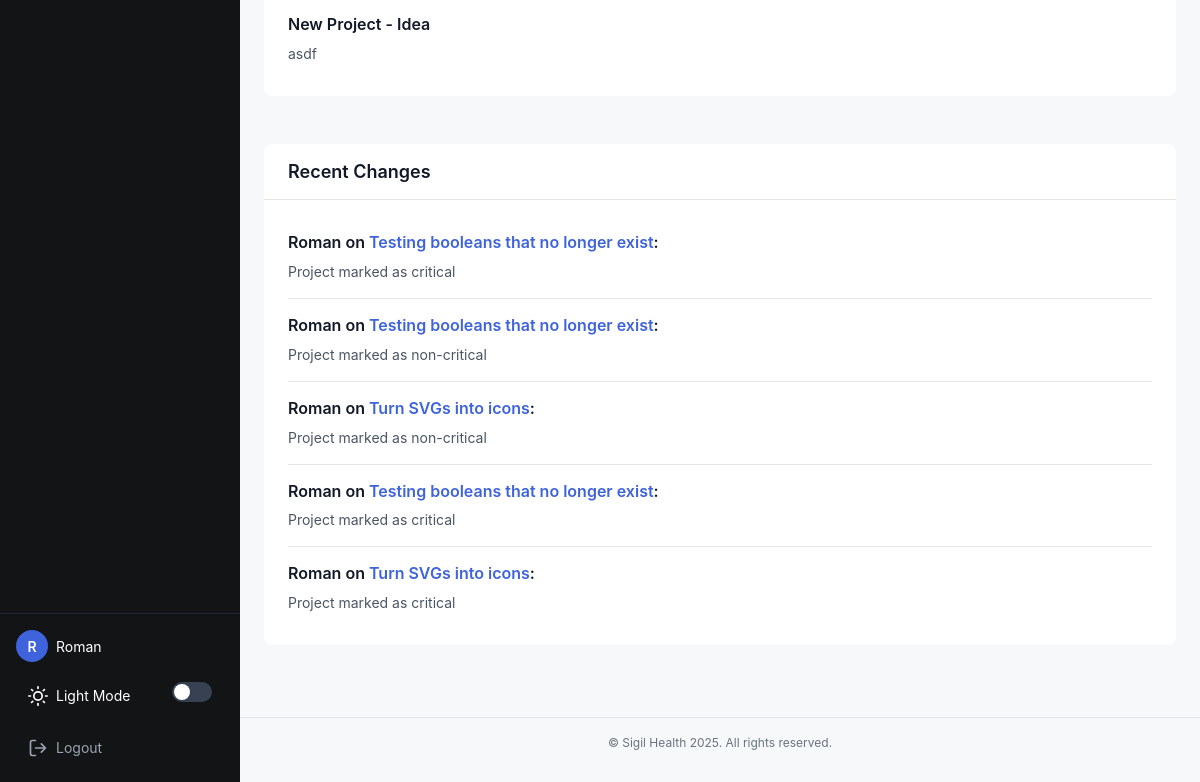
Before: /index (signed in, lower part) with the older database file.
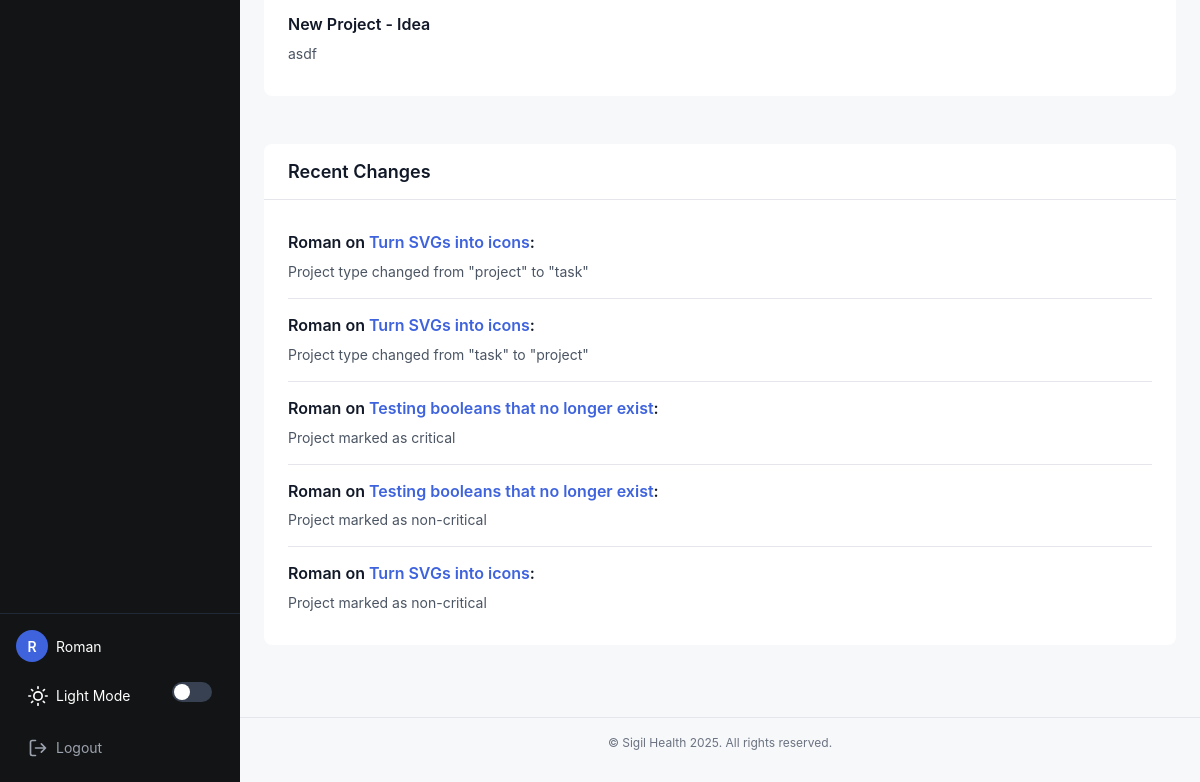
After: the same page with the newer database file.
### app/models.py (models this page shows, shortened)
class User(UserMixin, db.Model):
    id: so.Mapped[int] = so.mapped_column(primary_key=True)
    username: so.Mapped[str] = so.mapped_column(sa.String(64), index=True, unique=True)
    email: so.Mapped[str] = so.mapped_column(sa.String(120), index=True, unique=True)
    password_hash: so.Mapped[Optional[str]] = so.mapped_column(sa.String(256))
    posts: so.WriteOnlyMapped['Post'] = so.relationship(back_populates='author')

class Project(db.Model):
    __tablename__ = "project"
    id: so.Mapped[int] = so.mapped_column(primary_key=True)
    name: so.Mapped[str] = so.mapped_column(sa.TEXT())
    created: so.Mapped[datetime] = so.mapped_column(index=True, default=lambda: datetime.now(timezone.utc))
    dri: so.Mapped[str] = so.mapped_column(sa.TEXT())
    team: so.Mapped[str] = so.mapped_column(sa.TEXT())
    context: so.Mapped[str] = so.mapped_column(sa.TEXT())
    why: so.Mapped[str] = so.mapped_column(sa.TEXT())
    requirements: so.Mapped[str] = so.mapped_column(sa.TEXT())
    launch: so.Mapped[str] = so.mapped_column(sa.TEXT())
    location: so.Mapped[str] = so.mapped_column(sa.TEXT(),  nullable=True, default="discussion")
    type: so.Mapped[str] = so.mapped_column(sa.TEXT(), nullable=True)
    status: so.Mapped[str] = so.mapped_column(sa.TEXT(), nullable=True, default="Active")
    objective_id = db.Column(db.Integer, db.ForeignKey('goal.id'), nullable=True)
    objective = db.relationship('Goal', backref=db.backref('projects', lazy='dynamic'))

class Changelog(db.Model):
    __tablename__ = 'changelogs'
    id = db.Column(db.Integer, primary_key=True)
    timestamp = db.Column(db.DateTime, default=datetime.utcnow, index=True)
    change_type = db.Column(db.String(50), nullable=False)  # 'create', 'edit', 'sprint_assignment', etc.
    content = db.Column(db.Text, nullable=False)  # Description of what changed
    project_id = db.Column(db.Integer, db.ForeignKey('project.id'), nullable=False)
    user_id = db.Column(db.Integer, db.ForeignKey('user.id'), nullable=False)
    project = db.relationship('Project', backref=db.backref('changelogs', lazy='dynamic', cascade='all, delete-orphan'))
    user = db.relationship('User', backref=db.backref('changelogs', lazy='dynamic'))

### app/routes.py (the view)
@app.route('/')
@app.route('/index')
@login_required # If you want to toggle someone forced to log in to see roadmap, you can use this.
def index():
    projects = (
        Project.query
        .order_by(Project.created.desc())
        .limit(5)
    )
    goals = (
        db.session.query(
            Goal,
            func.count(Project.id).label('active_project_count')
        )
        .outerjoin(Project, (Project.objective_id == Goal.id) & (Project.status == 'Active'))
        .group_by(Goal.id)
        .order_by(Goal.created.desc())
        .all()
    )
    sprints = (
        Sprint.query
        .order_by(Sprint.date_start.desc())
        .all()
    )
    sprintlog = (
        SprintProjectMap.query
        .order_by(SprintProjectMap.order.asc())
        .all()
    )
    comments = (
        Comment.query
        .order_by(Comment.created_at.desc())
        .limit(5)
    )
    changes = (
        Changelog.query
        .order_by(Changelog.timestamp.desc())
        .limit(5)
    )
    today = datetime.now()
    return render_template('index.html', title='Home', projects=projects, goals=goals, config=Config, sprints=sprints, sprintlog=sprintlog, datetime=datetime, today=today, comments=comments, changes=changes)

### app/models.py (called while the page is built)
@login.user_loader
def load_user(id):
    return db.session.get(User, int(id))

### app/routes.py (called while the page is built)
@app.context_processor
def inject_csrf_token():
    return dict(csrf_token=generate_csrf())

### app/templates/index.html (shortened to what this page needs)
{% extends 'base.html' %}
{% block content %}
          {% set done_count = sprintlog|selectattr('status', '==', "Done")|list|length %}
          {% set total_count = sprintlog|count %}
          {% if total_count > 0 %}
          {% set percentage_projects = (done_count / total_count) * 100 %}
          {% else %}
          {% set percentage_projects = 0 %}
          {% endif %}
          {% set sprint = sprints[0] %}
          {% set start_date = sprint.date_start %}
          {% set end_date = sprint.date_end %}
          {% set today_date = today.date() %}
          {% set total_days = (end_date - start_date).days %}
          {% if total_days <= 0 %}{% set total_days = 1 %}{% endif %}
          {% set days_elapsed = (today_date - start_date).days %}
          {% set percentage_time = (days_elapsed / total_days) * 100 %}
          {% if percentage_time > 100 %}
          {% set percentage_time = 100 %}
          {% elif percentage_time < 0 %}
          {% set percentage_time = 0 %}
          {% endif %}
              {% set days_remaining = total_days - days_elapsed %}
<section class="two-column-section">
  <div class="column-narrow section">
    <div class="goals-list">
      {% for project in projects %}
      <div class="goal-item">
        <h4>{{ project.name }}</h4>
        <p>{{ project.context|truncate(200,true,'...') }}</p>
      </div>
      {% endfor %}
    </div>
  </div>
  <div class="column-narrow section">
    <div class="section-header">
      <h3>Recent Changes</h3>
    </div>
      <div class="goals-list">
      {% for change in changes %}
      {% set project = change.project %}
      {% set user = change.user %}
        <div class="goal-item">
          <h4>{{ user.username }} on <a href="{{ url_for('project', project_id=project.id) }}">{{ project.name }}</a>:</h4>
          <p>{{ change.content }}</p>
        </div>
      {% endfor %}
    </div>
  </div>
</section>
{% endblock %}

### app/templates/base.html (shortened to what this page needs)
<!doctype html>
<html lang="en" data-theme="light">
<head>
  <link rel="stylesheet" href="https://stackpath.bootstrapcdn.com/bootstrap/4.3.1/css/bootstrap.min.css">
  <link rel="stylesheet" type="text/css" href={{ url_for('static', filename='./css/style.css')}}>
  <link href="static/fonts/Mulish/Mulish-VariableFont_wght.ttf" rel="stylesheet">
</head>
<body>
  <div class="app-container">
    <div class="sidebar">
      <nav class="sidebar-nav">
      </nav>
      <div class="sidebar-footer">
        {% if current_user.is_anonymous %}
        <a href="{{ url_for('login') }}" class="btn-login">
          <svg width="20" height="20" viewBox="0 0 24 24" fill="none" xmlns="http://www.w3.org/2000/svg">
            <path d="M15 3h4a2 2 0 012 2v14a2 2 0 01-2 2h-4M10 17l5-5-5-5M15 12H3" stroke="currentColor" stroke-width="2" stroke-linecap="round" stroke-linejoin="round" />
          </svg>
          Login
        </a>
        <div class="theme-switch">
          <svg class="theme-switch-icon" xmlns="http://www.w3.org/2000/svg" width="20" height="20" viewBox="0 0 24 24" fill="none" stroke="currentColor" stroke-width="2" stroke-linecap="round" stroke-linejoin="round">
            <circle cx="12" cy="12" r="5"></circle>
            <line x1="12" y1="1" x2="12" y2="3"></line>
            <line x1="12" y1="21" x2="12" y2="23"></line>
            <line x1="4.22" y1="4.22" x2="5.64" y2="5.64"></line>
            <line x1="18.36" y1="18.36" x2="19.78" y2="19.78"></line>
            <line x1="1" y1="12" x2="3" y2="12"></line>
            <line x1="21" y1="12" x2="23" y2="12"></line>
            <line x1="4.22" y1="19.78" x2="5.64" y2="18.36"></line>
            <line x1="18.36" y1="5.64" x2="19.78" y2="4.22"></line>
          </svg>
          <span class="theme-switch-text">Light Mode</span>
          <label class="toggle-switch">
            <input type="checkbox" id="theme-toggle">
            <span class="toggle-slider"></span>
          </label>
        </div>
        {% else %}
        <div class="user-info">
          <div class="user-avatar">{{ current_user.username[0] }}</div>
          <span>{{ current_user.username }}</span>
        </div>
        <div class="theme-switch">
          <span class="theme-switch-text">Light Mode</span>
          <label class="toggle-switch">
            <span class="toggle-slider"></span>
          </label>
        </div>
        <a href="{{ url_for('logout') }}" class="btn-logout">
          <svg width="20" height="20" viewBox="0 0 24 24" fill="none" xmlns="http://www.w3.org/2000/svg">
            <path d="M9 21H5a2 2 0 01-2-2V5a2 2 0 012-2h4M16 17l5-5-5-5M21 12H9" stroke="currentColor" stroke-width="2" stroke-linecap="round" stroke-linejoin="round" />
          </svg>
          Logout
        </a>
        {% endif %}
      </div>
    </div>
    <div class="main-content">
      <div class="content-container">
        {% block content %}{% endblock %}
      </div>
      <footer class="app-footer">
        <p>&copy; {{ config.company_name }} 2025. All rights reserved.</p>
      </footer>
    </div>
  </div>
</body>
</html>

Changed rows visible on the page:
no longer on this page (row unchanged): Changelog: {{ user.username }} "Roman", {{ project.name }} "Testing booleans that no longer exist", content "Project marked as critical"
no longer on this page (row unchanged): Changelog: {{ user.username }} "Roman", {{ project.name }} "Turn SVGs into icons", content "Project marked as critical"
added Changelog: {{ user.username }} "Roman", {{ project.name }} "Turn SVGs into icons", content "Project type changed from \"project\" to \"task\""
added Changelog: {{ user.username }} "Roman", {{ project.name }} "Turn SVGs into icons", content "Project type changed from \"task\" to \"project\""
